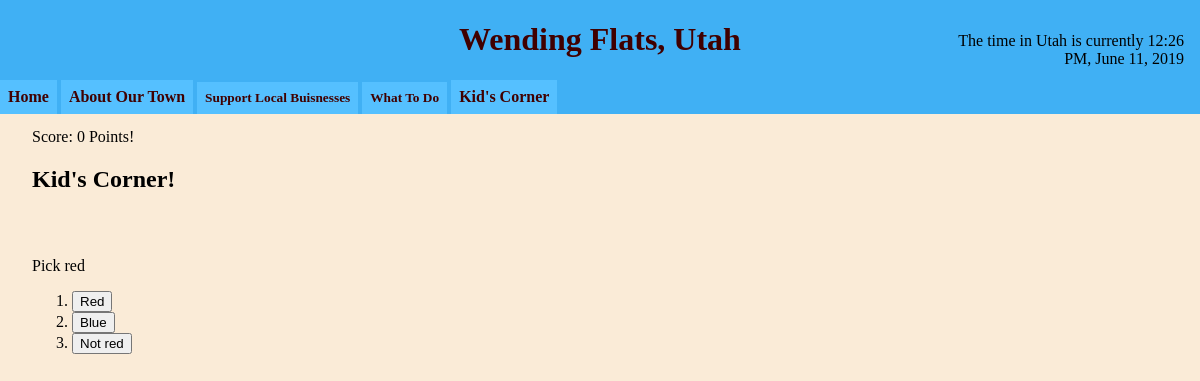
/utah/quiz, run on an earlier commit of the app's database.
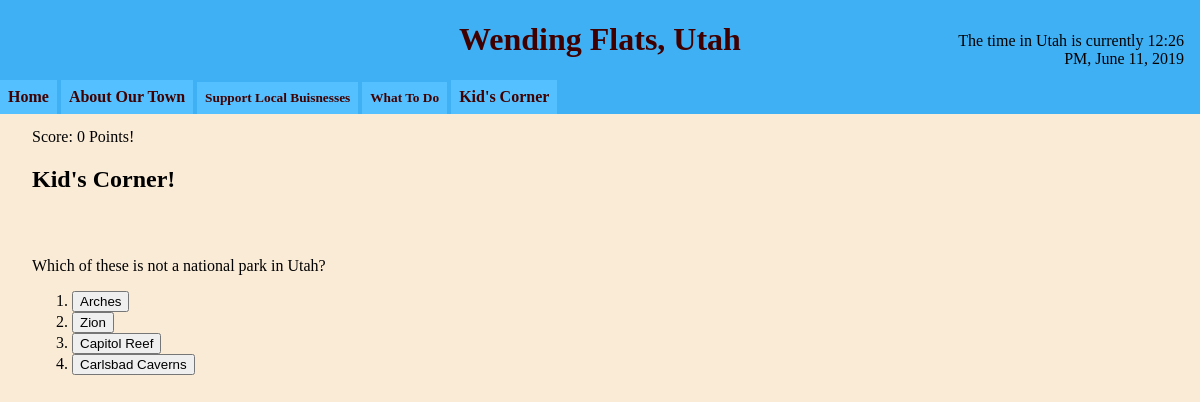
And on a later commit of the database.
### ut/models.py (models this page shows, shortened)
class QuizQuestion (models.Model):
    text = models.TextField()
    is_weird = models.BooleanField()
    index = models.IntegerField()

class QuizAnswer (models.Model):
    question = models.ForeignKey(QuizQuestion, on_delete=models.CASCADE)
    text = models.TextField()
    is_correct = models.BooleanField()
    is_weird = models.BooleanField()

### ut/views.py (the view)
# urls.py: path('quiz', views.quiz, name='quiz'),
def quiz(request):
  context = base_context(request)
  context['questions'] = QuizQuestion.objects.all()
  return render(request, 'ut/quiz.html', context)

### ut/views.py (called while the page is built)
def base_context(request, tz=7, state = "Utah"):
  context = {
    'localtime': datetime.datetime.now(datetime.timezone(-datetime.timedelta(hours=tz))).strftime("%I:%M %p"),
    'localdate': 'June 11, 2019',
    'rand' : random.random(),
    'state' : state,
  }
  return context

### ut/templates/ut/quiz.html (shortened to what this page needs)
{% extends 'ut/base.html' %}
{% load static %}
{% block content %}
    <link rel="stylesheet" href="{% static 'ut/quiz.css' %}"/>
    <p>Score: <span id="scoretext"></span> Points!</p>
    <h2>Kid's Corner<span class="secretlink" data-secret="quizsecret">!</span></h2>
   {% for question in questions %}
    <section class="question" data-weird="{{ question.is_weird }}">
        <p class="questiontext">
            {{ question.text }}
        </p>
        <ol>
        {% for answer in question.quizanswer_set.all %}
            <li>
                <button class="answer" data-correct="{{ answer.is_correct }}" data-weird="{{ answer.is_weird }}">
                    {{ answer.text }}
                </button>
            </li>
        {% endfor %}
        </ol>
    </section>
   {% endfor %}
{% endblock %}

What changed in the data, as far as the page shows it:
removed QuizQuestion: text "Pick red"
removed QuizAnswer: text "Red", shown under "Pick red"
removed QuizAnswer: text "Blue", shown under "Pick red"
removed QuizAnswer: text "Not red", shown under "Pick red"
added QuizQuestion: text "Which of these is not a national park in Utah?"
added QuizAnswer: text "Arches", shown under "Which of these is not a national park in Utah?"
added QuizAnswer: text "Zion", shown under "Which of these is not a national park in Utah?"
added QuizAnswer: text "Capitol Reef", shown under "Which of these is not a national park in Utah?"
added QuizAnswer: text "Carlsbad Caverns", shown under "Which of these is not a national park in Utah?"
